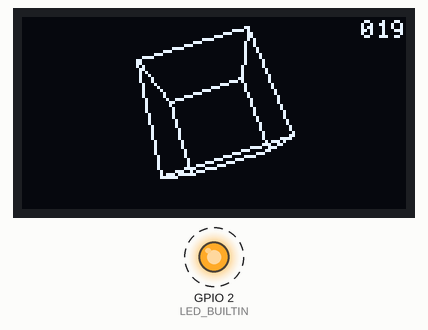
Simulated run of this program. Board: ESP32. Parts: 128×64 one-colour display, output pins drawn as LEDs (lit = HIGH). Dashed ring = blinking.

Above: at 0.53 s.
At 10.26 s:
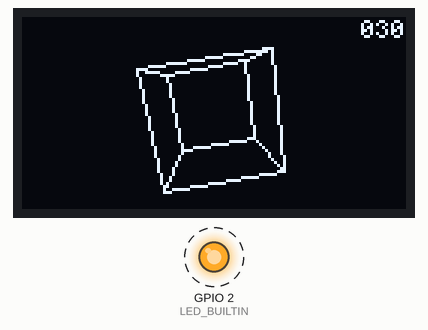
At 20.32 s:
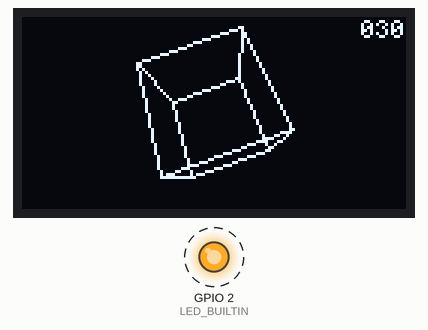
At 39.16 s:
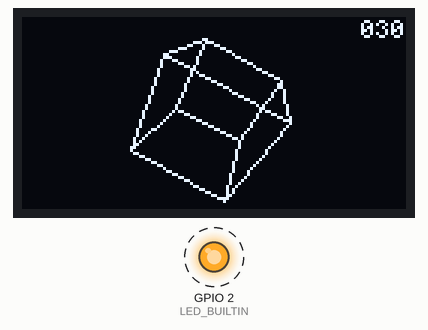
Timing chart, 0 to 40.0 s (numbered marks = the images above):
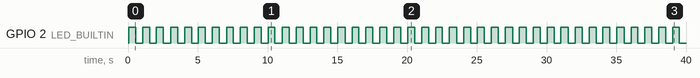

Measured:
- by itself, GPIO 2 (LED_BUILTIN): alternates HIGH for 0.50 s and LOW for 0.50 s

The program:

main.cpp
```cpp
#include <Arduino.h>
#include <alloca.h>
#include "display.h"
#include "viewport.h"
#include "tetrahedron.h"
#include "hexahedron.h"
#include "octahedron.h"

Display g_Display = Display();

uint32_t g_ScreenWidth;
uint32_t g_ScreenHeight;
uint32_t g_LineHeight;
uint32_t g_MaxCharWidth;

Viewport g_Viewport;

const uint32_t BLINK_DELAY_MILLIS = 500;

void setup()
{
    if(BLINK_DELAY_MILLIS > 0)
    {
        #ifdef LED_BUILTIN
        pinMode(LED_BUILTIN, OUTPUT);
        #else
        pinMode(LED_BUILTIN_RED, OUTPUT);
        pinMode(LED_BUILTIN_GREEN, OUTPUT);
        pinMode(LED_BUILTIN_BLUE, OUTPUT);
        #endif
    }

    g_Display.Init();
    g_ScreenWidth = g_Display.Width();
    g_ScreenHeight = g_Display.Height();

    g_LineHeight = g_Display.FontHeight();
    g_MaxCharWidth = g_Display.FontMaxCharWidth();

    g_Viewport.halfWidth = 0.5f * g_ScreenWidth;
    g_Viewport.halfHeight = 0.5f * g_ScreenHeight;
    g_Viewport.fov = g_ScreenWidth < g_ScreenHeight ? g_ScreenWidth : g_ScreenHeight;
    g_Viewport.eyeDistance = 4.0f;
}

void loop()
{
    static uint32_t lastMillis = 0;
    uint32_t thisMillis = millis();
    uint32_t deltaMillis = thisMillis - lastMillis;
    lastMillis = thisMillis;

    static float fps = 0.0f;
    if(deltaMillis > 0)
    {
        fps = fps * 0.9f + (1000.0f / deltaMillis) * 0.1f;
    }

    if(BLINK_DELAY_MILLIS > 0)
    {
        void blinkLED(uint32_t deltaMillis);
        blinkLED(deltaMillis);
    }

    g_Display.Clear();

    {
        void render(uint32_t deltaMillis);
        render(deltaMillis);
    }

    g_Display.PrintF(g_ScreenWidth - 3 * g_MaxCharWidth, 0, "%03.0f", fps);

    g_Display.SendBuffer();

    const uint32_t FRAME_TIME_CAP_MILLIS = 33;
    // Work out how long everything up till now took in this frame and delay appropriately
    uint32_t frameMillis = millis() - thisMillis;
    if (frameMillis < FRAME_TIME_CAP_MILLIS)
    {
        delay(FRAME_TIME_CAP_MILLIS - frameMillis);
    }
}

void blinkLED(uint32_t deltaMillis)
{
    static bool ledState = HIGH;
    static uint32_t ledMillis = 0;

    #ifdef LED_BUILTIN
    digitalWrite(LED_BUILTIN, ledState);
    #else
    digitalWrite(LED_BUILTIN_RED, ledState);
    digitalWrite(LED_BUILTIN_GREEN, ledState);
    digitalWrite(LED_BUILTIN_BLUE, ledState);
    #endif
    ledMillis += deltaMillis;
    if(ledMillis >= BLINK_DELAY_MILLIS)
    {
        ledState = !ledState;
        ledMillis -= BLINK_DELAY_MILLIS;
    }
}

void render(uint32_t deltaMillis)
{
    static float angleX = 0.0f;
    static float angleY = 0.0f;
    static float angleZ = 0.0f;

    void renderWireframe(const Mesh& mesh, const Viewport& viewport, float angleX, float angleY, float angleZ);
    renderWireframe(g_Hexahedron, g_Viewport, angleX, angleY, angleZ);

    float dt = deltaMillis / 1000.0f;

    angleX += dt * 1.0f / M_PI;
    angleY += dt * 2.0f / M_PI;
    angleZ += dt * 3.0f / M_PI;
}

void renderWireframe(const Mesh& mesh, const Viewport& viewport, float angleX, float angleY, float angleZ)
{
    Vector3* verts = (Vector3*)alloca(sizeof(Vector3) * mesh.verticiesSize);

    for(int i = 0; i < mesh.verticiesSize; ++i)
    {
        verts[i] = mesh.verticies[i].
            RotateX(angleX).
            RotateY(angleY).
            RotateZ(angleZ).
            Project(viewport);
    }

    for(int i = 0; i < mesh.edgesSize; i += 2)
    {
        const Vector3& p0 = verts[mesh.edges[i]];
        const Vector3& p1 = verts[mesh.edges[i + 1]];
        g_Display.DrawLine(p0.x, p0.y, p1.x, p1.y);
    }
}
```

display.h
```cpp
#pragma once

#include <stdint.h>
#include <stdarg.h>
#include <stdio.h>

#if HELTEC
#include <U8g2lib.h>
#elif TTGO
#include <TFT_eSPI.h>
#elif WROVERKIT
#include <WROVER_KIT_LCD.h>
#else
#error Unknown board!
#endif

class Display
{
private:
#if HELTEC
    U8G2_SSD1306_128X64_NONAME_F_HW_I2C m_OLED;
#elif TTGO
    TFT_eSPI m_TFT;
    TFT_eSprite m_Buffer;
#elif WROVERKIT
    WROVER_KIT_LCD m_TFT;
#endif

public:
    Display()
#if HELTEC
        : m_OLED(U8G2_R0, OLED_RESET, OLED_CLOCK, OLED_DATA)
#elif TTGO
        : m_TFT(), m_Buffer(&m_TFT)
#elif WROVERKIT
        : m_TFT()
#endif
    {
    }

    void Init()
    {
#if HELTEC
        m_OLED.begin();
        m_OLED.clear();
        m_OLED.setFont(u8g2_font_profont10_tf);
        m_OLED.setFontPosTop();
#elif TTGO
        m_TFT.begin();
        m_TFT.setRotation(3);
        m_Buffer.setColorDepth(16);
        m_Buffer.createSprite(m_TFT.width(), m_TFT.height());
        m_Buffer.setTextColor(TFT_WHITE, TFT_BLACK);
        m_Buffer.setTextFont(2);
#elif WROVERKIT
        m_TFT.begin();
        m_TFT.setRotation(3);
        m_TFT.setTextColor(WROVER_WHITE);
        m_TFT.setTextSize(1);
#endif
    }

    int16_t Width()
    {
#if HELTEC
        return m_OLED.getDisplayWidth();
#elif TTGO
        return m_TFT.width();
#elif WROVERKIT
        return m_TFT.width();
#endif
    }

    int16_t Height()
    {
#if HELTEC
        return m_OLED.getDisplayHeight();
#elif TTGO
        return m_TFT.height();
#elif WROVERKIT
        return m_TFT.height();
#endif
    }

    void Clear()
    {
#if HELTEC
        m_OLED.clearBuffer();
#elif TTGO
        m_Buffer.fillSprite(TFT_BLACK);
#elif WROVERKIT
        m_TFT.fillScreen(WROVER_BLACK);
#endif
    }

    void SendBuffer()
    {
#if HELTEC
        m_OLED.sendBuffer();
#elif TTGO
        m_Buffer.pushSprite(0, 0);
#elif WROVERKIT
#endif
    }

    int16_t FontMaxCharWidth()
    {
#if HELTEC
        return m_OLED.getMaxCharWidth();
#elif TTGO
        return m_Buffer.textWidth("M");
#elif WROVERKIT
        int16_t x1;
        int16_t y1;
        uint16_t w;
        uint16_t h;
        m_TFT.getTextBounds("M", 0, 0, &x1, &y1, &w, &h);
        return w;
#endif
    }

    int16_t FontHeight()
    {
#if HELTEC
        return m_OLED.getFontAscent() - m_OLED.getFontDescent();
#elif TTGO
        return m_Buffer.fontHeight();
#elif WROVERKIT
        int16_t x1;
        int16_t y1;
        uint16_t w;
        uint16_t h;
        m_TFT.getTextBounds("M", 0, 0, &x1, &y1, &w, &h);
        return h;
#endif
    }

    void DrawString(int16_t x, int16_t y, const char *s, size_t len)
    {
#if HELTEC
        m_OLED.setCursor(x, y);
        m_OLED.write((uint8_t*)s, len);
#elif TTGO
        m_Buffer.drawString(s, x, y);
#elif WROVERKIT
        m_TFT.setCursor(x, y);
        m_TFT.write(s, len);
#endif
    }

    void DrawLine(int16_t x0, int16_t y0, int16_t x1, int16_t y1)
    {
#if HELTEC
        m_OLED.drawLine(x0, y0, x1, y1);
#elif TTGO
        m_Buffer.drawLine(x0, y0, x1, y1, TFT_WHITE);
#elif WROVERKIT
        m_TFT.drawLine(x0, y0, x1, y1, WROVER_WHITE);
#endif
    }

    void PrintF(int16_t x, int16_t y, const char *format, ...)
    {
        char buffer[256];
        va_list args;
        va_start(args, format);
        int len = vsnprintf(buffer, sizeof(buffer), format, args);
        va_end(args);
        DrawString(x, y, buffer, len);
    }
};
```

hexahedron.h
```cpp
#pragma once

#include <stdint.h>
#include "mesh.h"

const Vector3 HEXAHEDRON_VERTICIES[] = {
    Vector3(-1.0f, -1.0f, -1.0f),
    Vector3(-1.0f,  1.0f, -1.0f),
    Vector3( 1.0f,  1.0f, -1.0f),
    Vector3( 1.0f, -1.0f, -1.0f),
    Vector3(-1.0f, -1.0f,  1.0f),
    Vector3(-1.0f,  1.0f,  1.0f),
    Vector3( 1.0f,  1.0f,  1.0f),
    Vector3( 1.0f, -1.0f,  1.0f),
};

const uint8_t HEXAHEDRON_EDGES[] = {
    0, 1,
    1, 2,
    2, 3,
    3, 0,
    4, 5,
    5, 6,
    6, 7,
    7, 4,
    0, 4,
    1, 5,
    2, 6,
    3, 7
};

Mesh const g_Hexahedron(ARRAY_SIZE(HEXAHEDRON_VERTICIES), HEXAHEDRON_VERTICIES, ARRAY_SIZE(HEXAHEDRON_EDGES), HEXAHEDRON_EDGES);
```

mesh.h
```cpp
#pragma once

#include <stdint.h>
#include "vector3.h"

#define ARRAY_SIZE(a) (sizeof(a) / sizeof((a)[0]))

struct Mesh
{
    uint8_t verticiesSize;
    const Vector3* verticies;
    uint8_t edgesSize;
    const uint8_t* edges;

    Mesh(uint8_t verticiesSize, const Vector3* verticies, uint8_t edgesSize, const uint8_t* edges) :
        verticiesSize(verticiesSize),
        verticies(verticies),
        edgesSize(edgesSize),
        edges(edges)
    {
    }
};
```

octahedron.h
```cpp
#pragma once

#include <stdint.h>
#include "mesh.h"

const Vector3 OCTAHEDRON_VERTICIES[] = {
    Vector3( 0.0,  0.0, -1.0),
    Vector3( 0.0,  0.0,  1.0),
    Vector3(-1.0,  0.0,  0.0),
    Vector3( 0.0, -1.0,  0.0),
    Vector3( 1.0,  0.0,  0.0),
    Vector3( 0.0,  1.0,  0.0)
};

const uint8_t OCTAHEDRON_EDGES[] = {
    0, 2,
    0, 3,
    0, 4,
    0, 5,
    1, 2,
    1, 3,
    1, 4,
    1, 5,
    2, 3,
    3, 4,
    4, 5,
    5, 2
};

Mesh const g_Octahedron(ARRAY_SIZE(OCTAHEDRON_VERTICIES), OCTAHEDRON_VERTICIES, ARRAY_SIZE(OCTAHEDRON_EDGES), OCTAHEDRON_EDGES);
```

tetrahedron.h
```cpp
#pragma once

#include <stdint.h>
#include "mesh.h"

const Vector3 TETRAHEDRON_VERTICIES[] = {
    Vector3( 1.0f,  1.0f,  1.0f),
    Vector3(-1.0f, -1.0f,  1.0f),
    Vector3(-1.0f,  1.0f, -1.0f),
    Vector3( 1.0f, -1.0f, -1.0f)
};

const uint8_t TETRAHEDRON_EDGES[] = {
    0, 1,
    0, 2,
    0, 3,
    1, 2,
    1, 3,
    2, 3
};

Mesh const g_Tetrahedron(ARRAY_SIZE(TETRAHEDRON_VERTICIES), TETRAHEDRON_VERTICIES, ARRAY_SIZE(TETRAHEDRON_EDGES), TETRAHEDRON_EDGES);
```

vector3.h
```cpp
#pragma once

#include <math.h>
#include "viewport.h"

struct Vector3
{
    float x;
    float y;
    float z;

    Vector3()
    {
    }

    Vector3(float x, float y, float z) : x(x), y(y), z(z)
    {
    }

    Vector3 RotateX(float rad) const
    {
        float cosa = cosf(rad);
        float sina = sinf(rad);
        return Vector3(x, y * cosa - z * sina, y * sina + z * cosa);
    }

    Vector3 RotateY(float rad) const
    {
        float cosa = cosf(rad);
        float sina = sinf(rad);
        return Vector3(x, y * cosa - z * sina, y * sina + z * cosa);
    }

    Vector3 RotateZ(float rad) const
    {
        float cosa = cosf(rad);
        float sina = sinf(rad);
        return Vector3(x * cosa - y * sina, x * sina + y * cosa, z);
    }

    Vector3 Project(const Viewport& viewport) const
    {
        float factor = viewport.fov / (viewport.eyeDistance + z);
        return Vector3(x * factor + viewport.halfWidth, -y * factor + viewport.halfHeight, z);
    }
};
```

viewport.h
```cpp
#pragma once

struct Viewport
{
    float halfWidth;
    float halfHeight;
    float fov;
    float eyeDistance;
};
```
